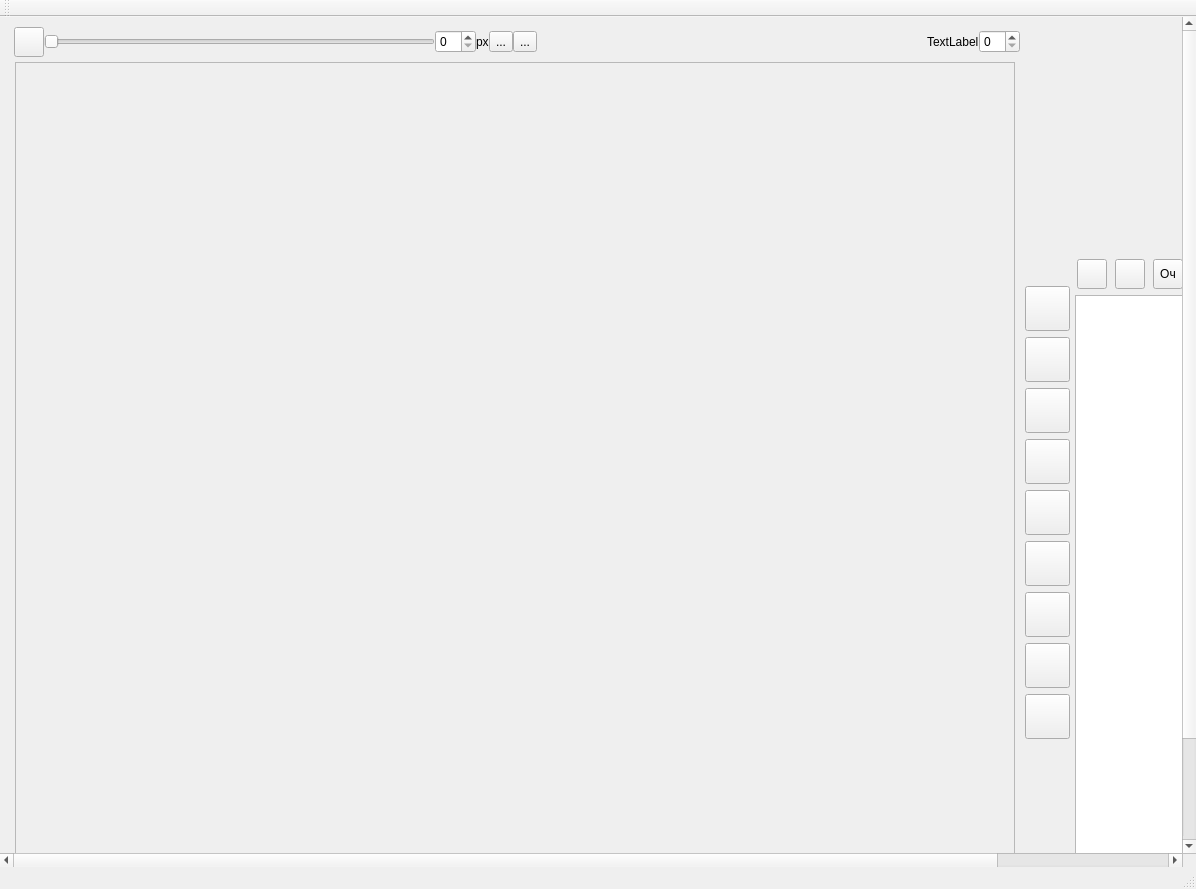
<?xml version="1.0" encoding="UTF-8"?>
<ui version="4.0">
 <class>MainWindow</class>
 <widget class="QMainWindow" name="MainWindow">
  <property name="geometry">
   <rect>
    <x>0</x>
    <y>0</y>
    <width>1196</width>
    <height>889</height>
   </rect>
  </property>
  <property name="windowTitle">
   <string>MainWindow</string>
  </property>
  <widget class="QWidget" name="centralWidget">
   <property name="minimumSize">
    <size>
     <width>0</width>
     <height>0</height>
    </size>
   </property>
   <property name="font">
    <font>
     <kerning>true</kerning>
    </font>
   </property>
   <layout class="QGridLayout" name="gridLayout">
    <property name="sizeConstraint">
     <enum>QLayout::SetDefaultConstraint</enum>
    </property>
    <property name="leftMargin">
     <number>0</number>
    </property>
    <property name="topMargin">
     <number>0</number>
    </property>
    <property name="rightMargin">
     <number>0</number>
    </property>
    <property name="bottomMargin">
     <number>0</number>
    </property>
    <property name="spacing">
     <number>0</number>
    </property>
    <item row="0" column="0">
     <widget class="QScrollArea" name="scrollArea">
      <property name="font">
       <font>
        <kerning>true</kerning>
       </font>
      </property>
      <property name="frameShape">
       <enum>QFrame::NoFrame</enum>
      </property>
      <property name="lineWidth">
       <number>0</number>
      </property>
      <property name="widgetResizable">
       <bool>true</bool>
      </property>
      <widget class="QWidget" name="scrollAreaWidgetContents">
       <property name="geometry">
        <rect>
         <x>0</x>
         <y>0</y>
         <width>1406</width>
         <height>957</height>
        </rect>
       </property>
       <layout class="QGridLayout" name="gridLayout_2">
        <property name="leftMargin">
         <number>10</number>
        </property>
        <property name="topMargin">
         <number>10</number>
        </property>
        <property name="rightMargin">
         <number>10</number>
        </property>
        <property name="bottomMargin">
         <number>10</number>
        </property>
        <property name="spacing">
         <number>5</number>
        </property>
        <item row="0" column="0" colspan="3">
         <layout class="QHBoxLayout" name="horizontalLayout_7">
          <property name="spacing">
           <number>0</number>
          </property>
          <item>
           <spacer name="horizontalSpacer">
            <property name="orientation">
             <enum>Qt::Horizontal</enum>
            </property>
            <property name="sizeType">
             <enum>QSizePolicy::Fixed</enum>
            </property>
            <property name="sizeHint" stdset="0">
             <size>
              <width>4</width>
              <height>20</height>
             </size>
            </property>
           </spacer>
          </item>
          <item>
           <widget class="QToolButton" name="tbInstrument">
            <property name="minimumSize">
             <size>
              <width>30</width>
              <height>30</height>
             </size>
            </property>
            <property name="text">
             <string/>
            </property>
           </widget>
          </item>
          <item>
           <widget class="QSlider" name="horizontalSlider">
            <property name="orientation">
             <enum>Qt::Horizontal</enum>
            </property>
           </widget>
          </item>
          <item>
           <widget class="QSpinBox" name="spinBox"/>
          </item>
          <item>
           <widget class="QLabel" name="label">
            <property name="text">
             <string>px</string>
            </property>
           </widget>
          </item>
          <item>
           <widget class="QToolButton" name="toolButton_15">
            <property name="text">
             <string>...</string>
            </property>
           </widget>
          </item>
          <item>
           <widget class="QToolButton" name="toolButton_16">
            <property name="text">
             <string>...</string>
            </property>
           </widget>
          </item>
          <item>
           <spacer name="horizontalSpacer_3">
            <property name="orientation">
             <enum>Qt::Horizontal</enum>
            </property>
            <property name="sizeHint" stdset="0">
             <size>
              <width>40</width>
              <height>20</height>
             </size>
            </property>
           </spacer>
          </item>
          <item>
           <widget class="QLabel" name="label_2">
            <property name="text">
             <string>TextLabel</string>
            </property>
           </widget>
          </item>
          <item>
           <widget class="QSpinBox" name="spinBox_2"/>
          </item>
         </layout>
        </item>
        <item row="0" column="4" rowspan="2">
         <layout class="QVBoxLayout" name="verticalLayout_2">
          <property name="leftMargin">
           <number>0</number>
          </property>
          <item>
           <layout class="QHBoxLayout" name="horizontalLayout_8">
            <property name="spacing">
             <number>0</number>
            </property>
            <item>
             <widget class="ColorPallete" name="pallet" native="true">
              <property name="sizePolicy">
               <sizepolicy hsizetype="Fixed" vsizetype="Fixed">
                <horstretch>0</horstretch>
                <verstretch>0</verstretch>
               </sizepolicy>
              </property>
              <property name="minimumSize">
               <size>
                <width>220</width>
                <height>220</height>
               </size>
              </property>
             </widget>
            </item>
            <item>
             <layout class="QVBoxLayout" name="verticalLayout_3">
              <property name="leftMargin">
               <number>0</number>
              </property>
              <item>
               <widget class="QSlider" name="ColorSlider">
                <property name="sizePolicy">
                 <sizepolicy hsizetype="Fixed" vsizetype="Preferred">
                  <horstretch>0</horstretch>
                  <verstretch>0</verstretch>
                 </sizepolicy>
                </property>
                <property name="minimumSize">
                 <size>
                  <width>0</width>
                  <height>200</height>
                 </size>
                </property>
                <property name="minimum">
                 <number>0</number>
                </property>
                <property name="maximum">
                 <number>255</number>
                </property>
                <property name="value">
                 <number>120</number>
                </property>
                <property name="orientation">
                 <enum>Qt::Vertical</enum>
                </property>
               </widget>
              </item>
             </layout>
            </item>
            <item>
             <layout class="QVBoxLayout" name="verticalLayout_10">
              <item>
               <widget class="ColorOne" name="widColor" native="true">
                <property name="sizePolicy">
                 <sizepolicy hsizetype="Preferred" vsizetype="Fixed">
                  <horstretch>0</horstretch>
                  <verstretch>0</verstretch>
                 </sizepolicy>
                </property>
                <property name="minimumSize">
                 <size>
                  <width>0</width>
                  <height>35</height>
                 </size>
                </property>
               </widget>
              </item>
              <item>
               <widget class="Line" name="line_2">
                <property name="orientation">
                 <enum>Qt::Horizontal</enum>
                </property>
               </widget>
              </item>
              <item>
               <layout class="QHBoxLayout" name="horizontalLayout_3">
                <property name="spacing">
                 <number>3</number>
                </property>
                <item>
                 <widget class="QLabel" name="label_5">
                  <property name="maximumSize">
                   <size>
                    <width>13</width>
                    <height>16777215</height>
                   </size>
                  </property>
                  <property name="font">
                   <font>
                    <pointsize>10</pointsize>
                    <weight>75</weight>
                    <bold>true</bold>
                   </font>
                  </property>
                  <property name="lineWidth">
                   <number>1</number>
                  </property>
                  <property name="text">
                   <string>R</string>
                  </property>
                 </widget>
                </item>
                <item>
                 <widget class="QSpinBox" name="sbR">
                  <property name="maximumSize">
                   <size>
                    <width>35</width>
                    <height>22</height>
                   </size>
                  </property>
                  <property name="maximum">
                   <number>255</number>
                  </property>
                 </widget>
                </item>
                <item>
                 <widget class="QSlider" name="sR">
                  <property name="maximumSize">
                   <size>
                    <width>75</width>
                    <height>16777215</height>
                   </size>
                  </property>
                  <property name="maximum">
                   <number>255</number>
                  </property>
                  <property name="orientation">
                   <enum>Qt::Horizontal</enum>
                  </property>
                 </widget>
                </item>
               </layout>
              </item>
              <item>
               <layout class="QHBoxLayout" name="horizontalLayout_9">
                <property name="spacing">
                 <number>3</number>
                </property>
                <item>
                 <widget class="QLabel" name="label_3">
                  <property name="maximumSize">
                   <size>
                    <width>13</width>
                    <height>16777215</height>
                   </size>
                  </property>
                  <property name="font">
                   <font>
                    <pointsize>10</pointsize>
                    <weight>75</weight>
                    <bold>true</bold>
                   </font>
                  </property>
                  <property name="text">
                   <string>G</string>
                  </property>
                 </widget>
                </item>
                <item>
                 <widget class="QSpinBox" name="sbG">
                  <property name="maximumSize">
                   <size>
                    <width>35</width>
                    <height>16777215</height>
                   </size>
                  </property>
                  <property name="maximum">
                   <number>255</number>
                  </property>
                 </widget>
                </item>
                <item>
                 <widget class="QSlider" name="sG">
                  <property name="maximumSize">
                   <size>
                    <width>75</width>
                    <height>16777215</height>
                   </size>
                  </property>
                  <property name="maximum">
                   <number>255</number>
                  </property>
                  <property name="orientation">
                   <enum>Qt::Horizontal</enum>
                  </property>
                 </widget>
                </item>
               </layout>
              </item>
              <item>
               <layout class="QHBoxLayout" name="horizontalLayout_2">
                <property name="spacing">
                 <number>3</number>
                </property>
                <item>
                 <widget class="QLabel" name="label_4">
                  <property name="maximumSize">
                   <size>
                    <width>13</width>
                    <height>16777215</height>
                   </size>
                  </property>
                  <property name="font">
                   <font>
                    <pointsize>10</pointsize>
                    <weight>75</weight>
                    <bold>true</bold>
                   </font>
                  </property>
                  <property name="text">
                   <string>B</string>
                  </property>
                 </widget>
                </item>
                <item>
                 <widget class="QSpinBox" name="sbB">
                  <property name="maximumSize">
                   <size>
                    <width>35</width>
                    <height>16777215</height>
                   </size>
                  </property>
                  <property name="maximum">
                   <number>255</number>
                  </property>
                 </widget>
                </item>
                <item>
                 <widget class="QSlider" name="sB">
                  <property name="maximumSize">
                   <size>
                    <width>75</width>
                    <height>16777215</height>
                   </size>
                  </property>
                  <property name="maximum">
                   <number>255</number>
                  </property>
                  <property name="orientation">
                   <enum>Qt::Horizontal</enum>
                  </property>
                 </widget>
                </item>
               </layout>
              </item>
              <item>
               <widget class="Line" name="line_3">
                <property name="orientation">
                 <enum>Qt::Horizontal</enum>
                </property>
               </widget>
              </item>
              <item>
               <layout class="QHBoxLayout" name="horizontalLayout_10">
                <property name="spacing">
                 <number>3</number>
                </property>
                <item>
                 <widget class="QLabel" name="label_6">
                  <property name="maximumSize">
                   <size>
                    <width>13</width>
                    <height>16777215</height>
                   </size>
                  </property>
                  <property name="font">
                   <font>
                    <pointsize>10</pointsize>
                    <weight>75</weight>
                    <bold>true</bold>
                   </font>
                  </property>
                  <property name="text">
                   <string>H</string>
                  </property>
                 </widget>
                </item>
                <item>
                 <widget class="QSpinBox" name="sbH">
                  <property name="maximumSize">
                   <size>
                    <width>35</width>
                    <height>16777215</height>
                   </size>
                  </property>
                  <property name="maximum">
                   <number>255</number>
                  </property>
                 </widget>
                </item>
                <item>
                 <widget class="QSlider" name="sH">
                  <property name="maximumSize">
                   <size>
                    <width>75</width>
                    <height>16777215</height>
                   </size>
                  </property>
                  <property name="maximum">
                   <number>255</number>
                  </property>
                  <property name="orientation">
                   <enum>Qt::Horizontal</enum>
                  </property>
                 </widget>
                </item>
               </layout>
              </item>
              <item>
               <layout class="QHBoxLayout" name="horizontalLayout_6">
                <property name="spacing">
                 <number>3</number>
                </property>
                <item>
                 <widget class="QLabel" name="label_7">
                  <property name="maximumSize">
                   <size>
                    <width>13</width>
                    <height>16777215</height>
                   </size>
                  </property>
                  <property name="font">
                   <font>
                    <pointsize>10</pointsize>
                    <weight>75</weight>
                    <bold>true</bold>
                   </font>
                  </property>
                  <property name="text">
                   <string>S</string>
                  </property>
                 </widget>
                </item>
                <item>
                 <widget class="QSpinBox" name="sbS">
                  <property name="maximumSize">
                   <size>
                    <width>35</width>
                    <height>16777215</height>
                   </size>
                  </property>
                  <property name="maximum">
                   <number>255</number>
                  </property>
                 </widget>
                </item>
                <item>
                 <widget class="QSlider" name="sS">
                  <property name="maximumSize">
                   <size>
                    <width>75</width>
                    <height>16777215</height>
                   </size>
                  </property>
                  <property name="maximum">
                   <number>255</number>
                  </property>
                  <property name="orientation">
                   <enum>Qt::Horizontal</enum>
                  </property>
                 </widget>
                </item>
               </layout>
              </item>
              <item>
               <layout class="QHBoxLayout" name="horizontalLayout_5">
                <property name="spacing">
                 <number>3</number>
                </property>
                <item>
                 <widget class="QLabel" name="layerBR">
                  <property name="maximumSize">
                   <size>
                    <width>13</width>
                    <height>16777215</height>
                   </size>
                  </property>
                  <property name="font">
                   <font>
                    <pointsize>10</pointsize>
                    <weight>75</weight>
                    <bold>true</bold>
                   </font>
                  </property>
                  <property name="text">
                   <string>B</string>
                  </property>
                 </widget>
                </item>
                <item>
                 <widget class="QSpinBox" name="sbBR">
                  <property name="maximumSize">
                   <size>
                    <width>35</width>
                    <height>16777215</height>
                   </size>
                  </property>
                  <property name="maximum">
                   <number>255</number>
                  </property>
                 </widget>
                </item>
                <item>
                 <widget class="QSlider" name="sBR">
                  <property name="maximumSize">
                   <size>
                    <width>75</width>
                    <height>16777215</height>
                   </size>
                  </property>
                  <property name="maximum">
                   <number>255</number>
                  </property>
                  <property name="orientation">
                   <enum>Qt::Horizontal</enum>
                  </property>
                 </widget>
                </item>
               </layout>
              </item>
             </layout>
            </item>
           </layout>
          </item>
          <item>
           <layout class="QHBoxLayout" name="horizontalLayout">
            <property name="leftMargin">
             <number>0</number>
            </property>
            <property name="topMargin">
             <number>0</number>
            </property>
            <item>
             <widget class="QToolButton" name="tbAdd">
              <property name="minimumSize">
               <size>
                <width>30</width>
                <height>30</height>
               </size>
              </property>
              <property name="contextMenuPolicy">
               <enum>Qt::DefaultContextMenu</enum>
              </property>
              <property name="text">
               <string/>
              </property>
             </widget>
            </item>
            <item>
             <widget class="QToolButton" name="tbDelete">
              <property name="minimumSize">
               <size>
                <width>30</width>
                <height>30</height>
               </size>
              </property>
              <property name="text">
               <string/>
              </property>
             </widget>
            </item>
            <item>
             <widget class="QToolButton" name="tbClear">
              <property name="minimumSize">
               <size>
                <width>30</width>
                <height>30</height>
               </size>
              </property>
              <property name="text">
               <string>Оч</string>
              </property>
             </widget>
            </item>
            <item>
             <widget class="QToolButton" name="tbPlusMany">
              <property name="minimumSize">
               <size>
                <width>30</width>
                <height>30</height>
               </size>
              </property>
              <property name="text">
               <string>+m</string>
              </property>
             </widget>
            </item>
            <item>
             <widget class="QToolButton" name="tbPlusUp">
              <property name="minimumSize">
               <size>
                <width>30</width>
                <height>30</height>
               </size>
              </property>
              <property name="text">
               <string/>
              </property>
             </widget>
            </item>
            <item>
             <widget class="QToolButton" name="tbPlusDown">
              <property name="minimumSize">
               <size>
                <width>30</width>
                <height>30</height>
               </size>
              </property>
              <property name="text">
               <string/>
              </property>
             </widget>
            </item>
            <item>
             <widget class="QToolButton" name="tbUp">
              <property name="minimumSize">
               <size>
                <width>30</width>
                <height>30</height>
               </size>
              </property>
              <property name="text">
               <string/>
              </property>
             </widget>
            </item>
            <item>
             <widget class="QToolButton" name="tbDown">
              <property name="minimumSize">
               <size>
                <width>30</width>
                <height>30</height>
               </size>
              </property>
              <property name="text">
               <string/>
              </property>
             </widget>
            </item>
           </layout>
          </item>
          <item>
           <widget class="QListWidget" name="listWidget">
            <property name="maximumSize">
             <size>
              <width>380</width>
              <height>16777215</height>
             </size>
            </property>
            <property name="tabKeyNavigation">
             <bool>false</bool>
            </property>
            <property name="dragEnabled">
             <bool>true</bool>
            </property>
            <property name="dragDropOverwriteMode">
             <bool>true</bool>
            </property>
            <property name="dragDropMode">
             <enum>QAbstractItemView::InternalMove</enum>
            </property>
            <property name="defaultDropAction">
             <enum>Qt::MoveAction</enum>
            </property>
           </widget>
          </item>
         </layout>
        </item>
        <item row="1" column="3">
         <layout class="QVBoxLayout" name="verticalLayout">
          <property name="leftMargin">
           <number>0</number>
          </property>
          <property name="topMargin">
           <number>0</number>
          </property>
          <item>
           <spacer name="verticalSpacer_2">
            <property name="orientation">
             <enum>Qt::Vertical</enum>
            </property>
            <property name="sizeHint" stdset="0">
             <size>
              <width>20</width>
              <height>40</height>
             </size>
            </property>
           </spacer>
          </item>
          <item>
           <widget class="QToolButton" name="tbPen">
            <property name="minimumSize">
             <size>
              <width>45</width>
              <height>45</height>
             </size>
            </property>
            <property name="text">
             <string/>
            </property>
           </widget>
          </item>
          <item>
           <widget class="QToolButton" name="tbErasing">
            <property name="minimumSize">
             <size>
              <width>45</width>
              <height>45</height>
             </size>
            </property>
            <property name="text">
             <string/>
            </property>
           </widget>
          </item>
          <item>
           <widget class="QToolButton" name="tbVidel">
            <property name="minimumSize">
             <size>
              <width>45</width>
              <height>45</height>
             </size>
            </property>
            <property name="text">
             <string/>
            </property>
           </widget>
          </item>
          <item>
           <widget class="QToolButton" name="tbLupa">
            <property name="minimumSize">
             <size>
              <width>45</width>
              <height>45</height>
             </size>
            </property>
            <property name="text">
             <string/>
            </property>
           </widget>
          </item>
          <item>
           <widget class="QToolButton" name="tbPipetka">
            <property name="minimumSize">
             <size>
              <width>45</width>
              <height>45</height>
             </size>
            </property>
            <property name="text">
             <string/>
            </property>
           </widget>
          </item>
          <item>
           <widget class="QToolButton" name="tbZalivka">
            <property name="minimumSize">
             <size>
              <width>45</width>
              <height>45</height>
             </size>
            </property>
            <property name="text">
             <string/>
            </property>
           </widget>
          </item>
          <item>
           <widget class="QToolButton" name="tbCircle">
            <property name="minimumSize">
             <size>
              <width>45</width>
              <height>45</height>
             </size>
            </property>
            <property name="text">
             <string/>
            </property>
           </widget>
          </item>
          <item>
           <widget class="QToolButton" name="tbLine">
            <property name="minimumSize">
             <size>
              <width>45</width>
              <height>45</height>
             </size>
            </property>
            <property name="text">
             <string/>
            </property>
           </widget>
          </item>
          <item>
           <widget class="QToolButton" name="tbRect">
            <property name="minimumSize">
             <size>
              <width>45</width>
              <height>45</height>
             </size>
            </property>
            <property name="text">
             <string/>
            </property>
           </widget>
          </item>
          <item>
           <spacer name="verticalSpacer">
            <property name="orientation">
             <enum>Qt::Vertical</enum>
            </property>
            <property name="sizeHint" stdset="0">
             <size>
              <width>20</width>
              <height>40</height>
             </size>
            </property>
           </spacer>
          </item>
         </layout>
        </item>
        <item row="1" column="1">
         <widget class="QScrollArea" name="scrollArea_2">
          <property name="sizePolicy">
           <sizepolicy hsizetype="Expanding" vsizetype="Expanding">
            <horstretch>0</horstretch>
            <verstretch>0</verstretch>
           </sizepolicy>
          </property>
          <property name="minimumSize">
           <size>
            <width>1000</width>
            <height>900</height>
           </size>
          </property>
          <property name="frameShadow">
           <enum>QFrame::Sunken</enum>
          </property>
          <property name="sizeAdjustPolicy">
           <enum>QAbstractScrollArea::AdjustIgnored</enum>
          </property>
          <property name="widgetResizable">
           <bool>true</bool>
          </property>
          <widget class="QWidget" name="scrollAreaWidgetContents_2">
           <property name="geometry">
            <rect>
             <x>0</x>
             <y>0</y>
             <width>998</width>
             <height>898</height>
            </rect>
           </property>
           <layout class="QGridLayout" name="gridLayout_3">
            <item row="0" column="0">
             <widget class="Plane" name="plane" native="true">
              <property name="sizePolicy">
               <sizepolicy hsizetype="Fixed" vsizetype="Fixed">
                <horstretch>0</horstretch>
                <verstretch>0</verstretch>
               </sizepolicy>
              </property>
              <property name="minimumSize">
               <size>
                <width>800</width>
                <height>800</height>
               </size>
              </property>
              <property name="toolTipDuration">
               <number>-1</number>
              </property>
             </widget>
            </item>
           </layout>
          </widget>
         </widget>
        </item>
       </layout>
      </widget>
     </widget>
    </item>
   </layout>
  </widget>
  <widget class="QMenuBar" name="menuBar">
   <property name="geometry">
    <rect>
     <x>0</x>
     <y>0</y>
     <width>1196</width>
     <height>26</height>
    </rect>
   </property>
  </widget>
  <widget class="QToolBar" name="mainToolBar">
   <attribute name="toolBarArea">
    <enum>TopToolBarArea</enum>
   </attribute>
   <attribute name="toolBarBreak">
    <bool>false</bool>
   </attribute>
  </widget>
  <widget class="QStatusBar" name="statusBar"/>
 </widget>
 <layoutdefault spacing="6" margin="11"/>
 <customwidgets>
  <customwidget>
   <class>Plane</class>
   <extends>QWidget</extends>
   <header>plane.h</header>
   <container>1</container>
  </customwidget>
  <customwidget>
   <class>ColorPallete</class>
   <extends>QWidget</extends>
   <header>colorpallete.h</header>
   <container>1</container>
  </customwidget>
  <customwidget>
   <class>ColorOne</class>
   <extends>QWidget</extends>
   <header>colorone.h</header>
   <container>1</container>
  </customwidget>
 </customwidgets>
 <resources/>
 <connections/>
</ui>
